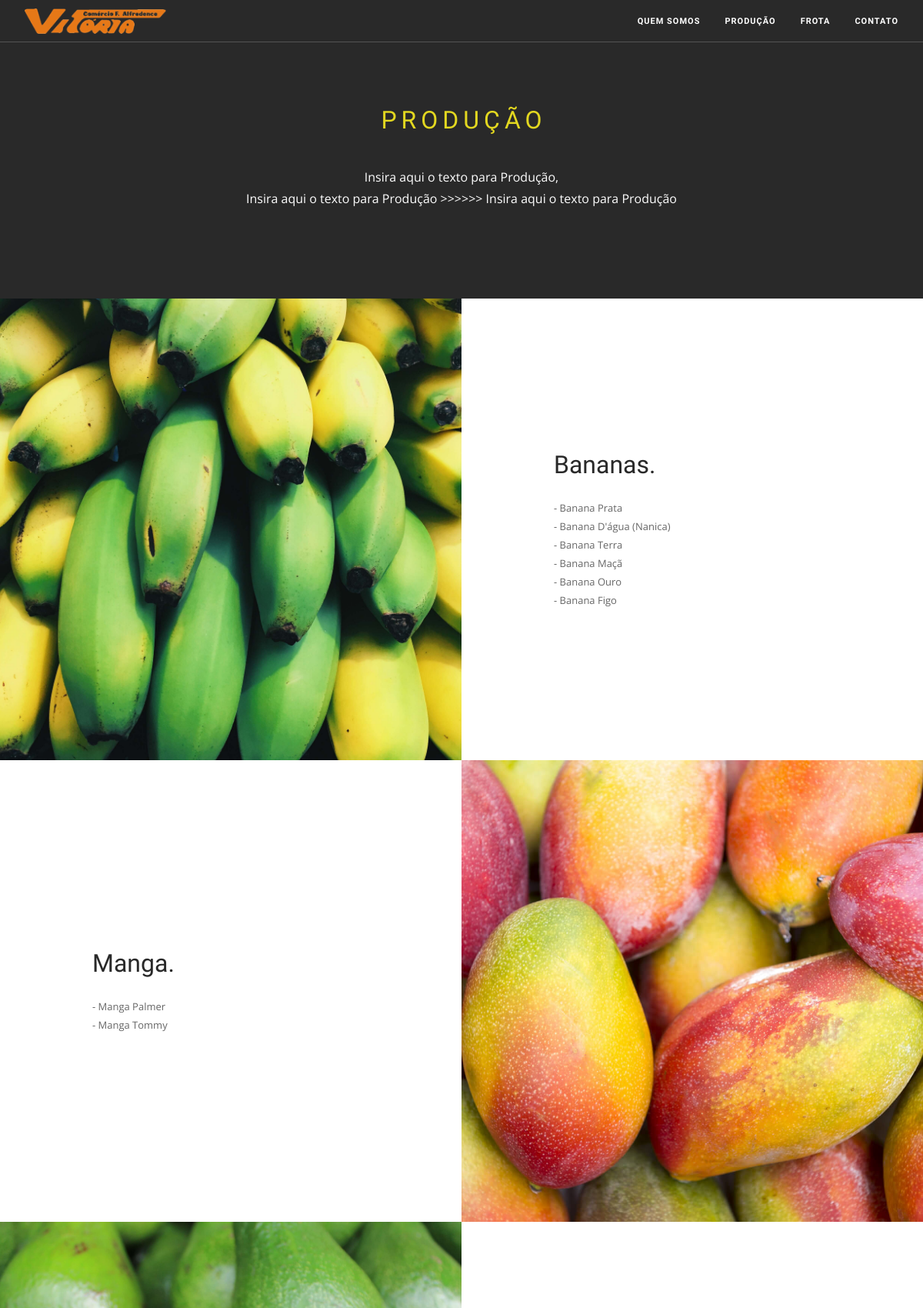
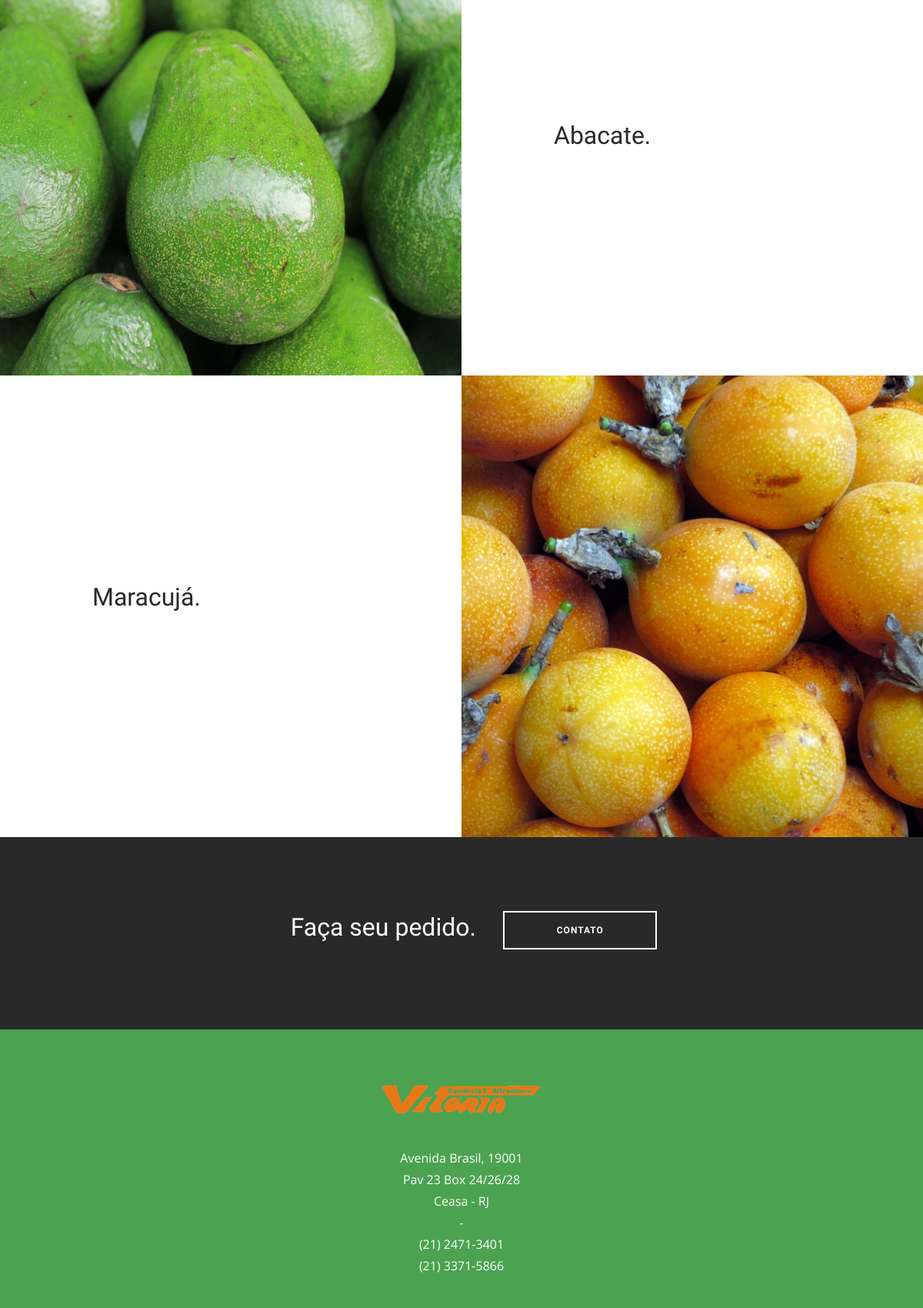
The app's page /producao (upper part) with its own data (2 pictures, top to bottom).
### website/models.py (models this page shows, shortened)
class Content(models.Model):
    page = models.ForeignKey(Page, on_delete=models.PROTECT, verbose_name="Página", related_name="contents")
    key = models.CharField("Nome", max_length=255)
    text = models.TextField("Texto", null=True, blank=True)
    created_at = models.DateTimeField("Criado em", auto_now=False, auto_now_add=True)
    updated_at = models.DateTimeField("Atualizado em", auto_now=True, auto_now_add=False)
    class Meta:
        verbose_name = 'Conteúdo'
        verbose_name_plural = 'Conteúdos'
        ordering = ['id',]

### website/views.py (the view)
# urls.py: path('producao', views.ProductionView.as_view(), name='production'),
class ProductionView(TemplateView):
    template_name = "production.html"
    def get_context_data(self, **kwargs):
        context = super(ProductionView, self).get_context_data(**kwargs)
        content = {}
        for c in Content.objects.all():
            content[c.key.lower().replace(" ", "_")] = c.text
        context['content'] = content
        return context

### website/templates/production.html (shortened to what this page needs)
{% extends "base.html" %}
{% block content %}
	{% load static %}
	<div class="main-container">
		<section class="bg-dark">
            <div class="container">
                <div class="row">
                    <div class="col-sm-10 col-sm-offset-1 text-center mb0 mt40">
                        <h3 class="uppercase color-primary mb40 mb-xs-24">produção</h3>
                        <p style="white-space:pre-wrap;" class="lead">{{ content.producao_texto }}</p>
                    </div>
                </div>
            </div>
        </section>
        <section class="image-square left">
            <div class="col-md-6 image">
                <div class="background-image-holder">
                </div>
            </div>
            <div class="col-md-6 col-md-offset-1 content">
                <h3>Bananas.</h3>
                <p class="mb0">
                    - Banana Prata <br>
                    - Banana D'água (Nanica) <br>
                    - Banana Terra <br>
                    - Banana Maçã <br>
                    - Banana Ouro <br>
                    - Banana Figo
                </p>
            </div>
        </section>
        <section class="image-square right">
            <div class="col-md-6 image">
                <div class="background-image-holder">
                </div>
            </div>
            <div class="col-md-6 content">
                <h3>Manga.</h3>
                <p class="mb0">
                    - Manga Palmer <br>
                    - Manga Tommy
                </p>
            </div>
        </section>
        <section class="image-square left">
            <div class="col-md-6 image">
                <div class="background-image-holder">
                </div>
            </div>
            <div class="col-md-6 col-md-offset-1 content">
                <h3>Abacate.</h3>
            </div>
        </section>
        <section class="image-square right">
            <div class="col-md-6 image">
                <div class="background-image-holder">
                </div>
            </div>
            <div class="col-md-6 content">
                <h3>Maracujá.</h3>
            </div>
        </section>
        <section class="bg-dark">
            <div class="container">
                <div class="row">
                    <div class="col-sm-12 text-center">
                        <h3 class="mb0 inline-block p32 p0-xs">Faça seu pedido.</h3>
                        <a class="btn btn-lg btn-white mb8 mt-xs-24" href="{% url 'contact' %}#form">Contato</a>
                    </div>
                </div>
            </div>
        </section>
    </div>
{% endblock %}

### website/templates/base.html (shortened to what this page needs)
<!DOCTYPE html>
<html lang="pt-br">
    <head>
        <link rel="stylesheet" href="https://use.fontawesome.com/releases/v5.7.1/css/all.css">
        {% load static %}
        <link href="{% static 'css/bootstrap.min.css' %}" rel="stylesheet" type="text/css" media="all" />
        <link href="{% static 'css/themify-icons.css' %}" rel="stylesheet" type="text/css" media="all" />
        <link href="{% static 'css/theme-offyellow.css' %}" rel="stylesheet" type="text/css" media="all" />
        <link href="{% static 'css/flexslider.css' %}" rel="stylesheet" type="text/css" media="all" />
    </head>
    <body>
        <div class="nav-container">
		    <nav class="absolute transparent">
		        <div class="nav-bar">
		            <div class="module left">
		                <a href="{% url 'home' %}">
		                    <img class="logo logo-light" alt="Vitória" src="{% static 'img/logo-small.png' %}">
		                </a>
		            </div>
		            <div class="module-group right">
		                <div class="module left">
		                    <ul class="menu">
								<li><a href="{% url 'about' %}">quem somos</a></li>
								<li><a href="{% url 'production' %}">produção</a></li>
								<li><a href="{% url 'fleet' %}">frota</a></li>
								<li><a href="{% url 'contact' %}">contato</a></li>
		                    </ul>
		                </div>
		            </div>
		        </div>
		    </nav>
        </div>
        <div class="main-container">
            {% block content %}{% endblock %}
            {% block footer %}
                <footer class="footer-2 bg-primary">
                    <div class="container">
                        <div class="row">
                            <div class="col-md-6 col-md-offset-3 col-sm-8 col-sm-offset-2 text-center mb64 mb-xs-24">
                                <a href="{% url 'home' %}">
                                    <img alt="Logo" class="image-xs mb16" src="{% static 'img/logo-small.png' %}">
                                </a>
                                <p style="white-space: pre-wrap;" class="lead mb48 mb-xs-16"><br>{{ content.endereco }}<br>-<br>{{ content.telefone }}</p>
                            </div>
                        </div>
                    </div>
                </footer>
            {% endblock %}
        </div>
    </body>
</html>

### records on screen
Content: producao_texto "Insira aqui o texto para Produção, Insira aqui o texto para Produção >>>>>> Insira aqui o texto para Produção"
Content: endereco "Avenida Brasil, 19001 Pav 23 Box 24/26/28 Ceasa - RJ"
Content: telefone "(21) 2471-3401 (21) 3371-5866"
